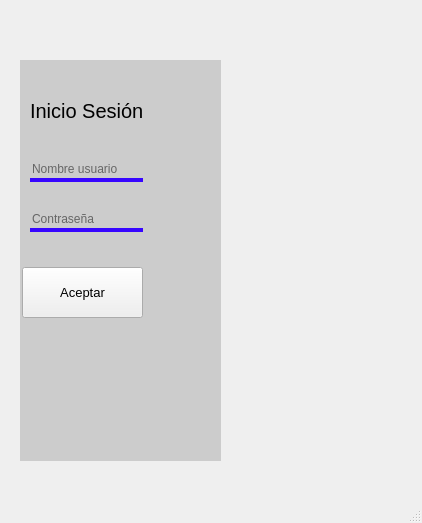
<?xml version="1.0" encoding="UTF-8"?>
<ui version="4.0">
 <class>MainWindow</class>
 <widget class="QMainWindow" name="MainWindow">
  <property name="geometry">
   <rect>
    <x>0</x>
    <y>0</y>
    <width>422</width>
    <height>523</height>
   </rect>
  </property>
  <property name="minimumSize">
   <size>
    <width>422</width>
    <height>523</height>
   </size>
  </property>
  <property name="maximumSize">
   <size>
    <width>422</width>
    <height>523</height>
   </size>
  </property>
  <property name="windowTitle">
   <string>MainWindow</string>
  </property>
  <property name="styleSheet">
   <string notr="true">background-image: url(:/imagenes/Captura de pantalla 2024-10-20 191258.png);</string>
  </property>
  <widget class="QWidget" name="centralwidget">
   <widget class="QLineEdit" name="UsuarioEdit">
    <property name="geometry">
     <rect>
      <x>30</x>
      <y>160</y>
      <width>113</width>
      <height>22</height>
     </rect>
    </property>
    <property name="styleSheet">
     <string notr="true">background-color: rgb(55, 5, 255, 0);
border: none;
border-bottom: 4px solid rgb(55, 5, 255);</string>
    </property>
    <property name="text">
     <string/>
    </property>
    <property name="placeholderText">
     <string>Nombre usuario</string>
    </property>
   </widget>
   <widget class="QLabel" name="label">
    <property name="geometry">
     <rect>
      <x>30</x>
      <y>60</y>
      <width>211</width>
      <height>101</height>
     </rect>
    </property>
    <property name="minimumSize">
     <size>
      <width>211</width>
      <height>101</height>
     </size>
    </property>
    <property name="font">
     <font>
      <pointsize>15</pointsize>
     </font>
    </property>
    <property name="text">
     <string>Inicio Sesión</string>
    </property>
   </widget>
   <widget class="QLineEdit" name="ContraseaEdit">
    <property name="geometry">
     <rect>
      <x>30</x>
      <y>210</y>
      <width>113</width>
      <height>22</height>
     </rect>
    </property>
    <property name="styleSheet">
     <string notr="true">background-color: rgb(55, 5, 255, 0);
border: none;
border-bottom: 4px solid rgb(55, 5, 255);</string>
    </property>
    <property name="text">
     <string/>
    </property>
    <property name="echoMode">
     <enum>QLineEdit::PasswordEchoOnEdit</enum>
    </property>
    <property name="placeholderText">
     <string>Contraseña</string>
    </property>
   </widget>
   <widget class="QPushButton" name="BotonAceptar">
    <property name="geometry">
     <rect>
      <x>22</x>
      <y>267</y>
      <width>121</width>
      <height>51</height>
     </rect>
    </property>
    <property name="font">
     <font>
      <pointsize>10</pointsize>
     </font>
    </property>
    <property name="styleSheet">
     <string notr="true">background-color: qlineargradient(spread:pad, x1:0, y1:0, x2:1, y2:0, stop:0 rgba(245, 224, 176, 255), stop:0.09 rgba(246, 189, 237, 255), stop:0.14 rgba(194, 207, 246, 255), stop:0.19 rgba(184, 160, 168, 255), stop:0.25 rgba(171, 186, 248, 255), stop:0.32 rgba(243, 248, 224, 255), stop:0.385 rgba(249, 162, 183, 255), stop:0.47 rgba(100, 115, 124, 255), stop:0.58 rgba(251, 205, 202, 255), stop:0.65 rgba(170, 128, 185, 255), stop:0.75 rgba(252, 222, 204, 255), stop:0.805 rgba(206, 122, 218, 255), stop:0.86 rgba(254, 223, 175, 255), stop:0.91 rgba(254, 236, 244, 255), stop:1 rgba(255, 191, 221, 255));</string>
    </property>
    <property name="text">
     <string>Aceptar</string>
    </property>
   </widget>
   <widget class="QLabel" name="label_2">
    <property name="geometry">
     <rect>
      <x>20</x>
      <y>60</y>
      <width>201</width>
      <height>401</height>
     </rect>
    </property>
    <property name="styleSheet">
     <string notr="true">border-image: url(:/prefijoNuevo/Captura de pantalla 2024-10-20 191258.png);</string>
    </property>
    <property name="text">
     <string/>
    </property>
   </widget>
   <widget class="QLabel" name="label_3">
    <property name="geometry">
     <rect>
      <x>20</x>
      <y>60</y>
      <width>201</width>
      <height>401</height>
     </rect>
    </property>
    <property name="styleSheet">
     <string notr="true">background-color: rgba(190, 190, 190, 180);</string>
    </property>
    <property name="text">
     <string/>
    </property>
   </widget>
   <zorder>label_2</zorder>
   <zorder>label_3</zorder>
   <zorder>UsuarioEdit</zorder>
   <zorder>label</zorder>
   <zorder>ContraseaEdit</zorder>
   <zorder>BotonAceptar</zorder>
  </widget>
  <widget class="QMenuBar" name="menubar">
   <property name="geometry">
    <rect>
     <x>0</x>
     <y>0</y>
     <width>422</width>
     <height>26</height>
    </rect>
   </property>
  </widget>
  <widget class="QStatusBar" name="statusbar"/>
 </widget>
 <resources>
  <include location="../recursos.qrc"/>
 </resources>
 <connections/>
</ui>
